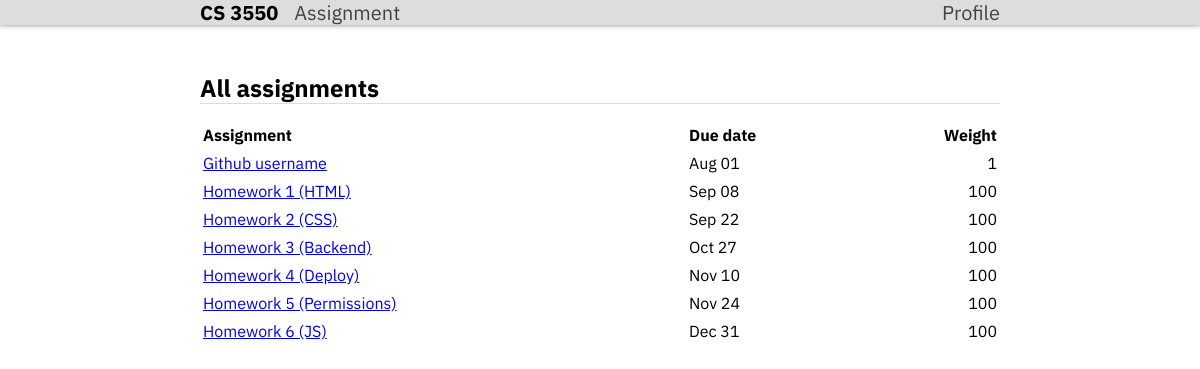
Screenshot of / (signed in) with the database file from the repository.
### grades/models.py (models this page shows, shortened)
class Assignment(models.Model):
    title = models.CharField(max_length=200)
    description = models.TextField()
    deadline = models.DateTimeField()
    weight = models.IntegerField(validators=[MinValueValidator(0)])
    points = models.IntegerField(validators=[MinValueValidator(0)])

### grades/views.py (the view)
# urls.py: path("", views.assignments),
@login_required
def assignments(request):
    assignments = models.Assignment.objects.order_by("deadline")
    return render(request, "assignments.html", {"assignments": assignments})

### grades/templates/assignments.html (shortened to what this page needs)
    {% include 'header.html' with title="Assignment" %}
    <main>
        <section>
            <h2 class="title">All assignments</h2>
            <table class="main-content">
                <thead>
                    <th>Assignment</th>
                    <th class="sortable">Due date</th>
                    <th class="sortable text-right-align">Weight</th>
                </thead>
                <tbody>
                    {% for assignment in assignments %}
                        <tr data-index="{{ forloop.counter }}">
                            <td><a href="/{{ assignment.id }}/">{{ assignment.title }}</a></td>
                            <td data-value="{{ assignment.deadline|date:'U' }}">{{ assignment.deadline|date:"M d"}}</td>
                            <td class="text-right-align">{{ assignment.weight|default:"0" }}</td>
                        </tr>
                    {% endfor %}
                </tbody>
            </table>
        </section>
    </main>

### grades/templates/header.html (shortened to what this page needs)
<!DOCTYPE html>
<html lang="en">
<head>
    <link rel="stylesheet" href="/static/main.css">
</head>
<body>
    <header>
        <nav>
            <menu>
                <span class="gap-between">
                    <a id="bold-title" href="" title="CS 3550 page">CS 3550</a>
                    <a href="/" title="Assigment page">Assignment</a>
                </span>
                <span><a href="/profile/" title="Profile page">Profile</a></span>
            </menu>
        </nav>
    </header>
</body>
</html>

### static/main.css (style rules this page uses)
html, body { margin: 0rem; padding: 0rem; }
body { font-family: 'IBM Plex Sans', sans-serif; line-height: 1.25; }
table tr { line-height: 1.5; }
#bold-title { font-weight: bold; color: black; }
.title { font-size: 150%; margin: 0; padding: 0; border-bottom: 1px solid #ddd; }
form label, form input, nav menu a { font-size: 125%; }
nav { background-color: #ddd; box-shadow: 0px 0px 5px rgba(0, 0, 0, 0.5); }
menu a { color: rgba(0, 0, 0, 0.7); font-weight: normal; text-decoration: none; }
table { text-align: left; margin: 1rem 0rem; }
.text-right-align { text-align: right; }
.main-content { width: 100%; margin: 1rem 0rem; }
.gap-between { display: flex; justify-content: start; gap: 1rem; }
header { width: 100%; margin: 0 auto; margin-bottom: 3rem; }
nav menu { display: flex; justify-content: space-between; align-items: center; max-width: 50rem; margin: 0 auto; padding-left: 1rem; padding-right: 1rem; }
main { max-width: 50rem; margin: 0 auto; padding-left: 1rem; padding-right: 1rem; }
th.sortable { cursor: pointer; }

### rows the page displays
Assignment: title "Github username", deadline "Aug 01", weight "1"
Assignment: title "Homework 1 (HTML)", deadline "Sep 08", weight "100"
Assignment: title "Homework 2 (CSS)", deadline "Sep 22", weight "100"
Assignment: title "Homework 3 (Backend)", deadline "Oct 27", weight "100"
Assignment: title "Homework 4 (Deploy)", deadline "Nov 10", weight "100"
Assignment: title "Homework 5 (Permissions)", deadline "Nov 24", weight "100"
Assignment: title "Homework 6 (JS)", deadline "Dec 31", weight "100"
